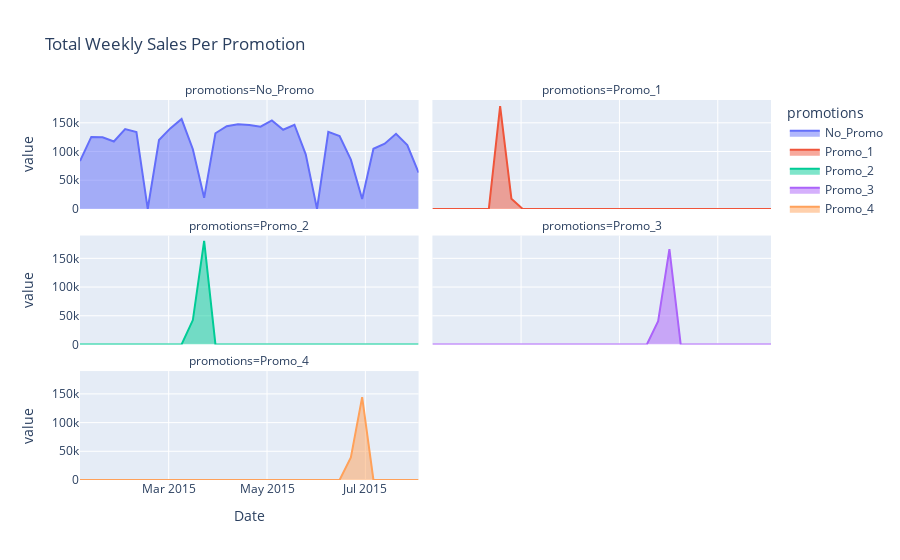

Write notebook code for a chart like this one.
### Markdown cell above
# What is the biggest effect explaining sales change during promotions?

### Code cell
z=(all_data.groupby(['promotions',pd.Grouper(key='Date', freq='W-MON')])['SalesQuantity'].sum()).reset_index()
table = pd.pivot_table(z, values='SalesQuantity', index=['Date'],
                    columns=['promotions'], fill_value=0)
fig = px.area(table, facet_col="promotions", facet_col_wrap=2,title='Total Weekly Sales Per Promotion')
fig.show()

### Figure 1 — Plotly figure (JSON) as saved in the notebook; plotly's stock layout.template omitted (floating-point values rounded to 4 significant figures)
{"data": [{"hovertemplate": "promotions=No_Promo<br>Date=%{x}<br>value=%{y}<extra></extra>", "legendgroup": "No_Promo", "line": {"color": "#636efa"}, "mode": "lines", "name": "No_Promo", "orientation": "v", "showlegend": true, "stackgroup": "1", "type": "scatter", "x": ["2015-01-05T00:00:00", "2015-01-12T00:00:00", "2015-01-19T00:00:00", "2015-01-26T00:00:00", "2015-02-02T00:00:00", "2015-02-09T00:00:00", "2015-02-16T00:00:00", "2015-02-23T00:00:00", "2015-03-02T00:00:00", "2015-03-09T00:00:00", "2015-03-16T00:00:00", "2015-03-23T00:00:00", "2015-03-30T00:00:00", "2015-04-06T00:00:00", "2015-04-13T00:00:00", "2015-04-20T00:00:00", "2015-04-27T00:00:00", "2015-05-04T00:00:00", "2015-05-11T00:00:00", "2015-05-18T00:00:00", "2015-05-25T00:00:00", "2015-06-01T00:00:00", "2015-06-08T00:00:00", "2015-06-15T00:00:00", "2015-06-22T00:00:00", "2015-06-29T00:00:00", "2015-07-06T00:00:00", "2015-07-13T00:00:00", "2015-07-20T00:00:00", "2015-07-27T00:00:00", "2015-08-03T00:00:00"], "xaxis": "x5", "y": [83470, 125432, 124822, 117526, 139084, 133898, 0, 120021, 140255, 156598, 104078, 19306, 131816, 144115, 147490, 146277, 143300, 154231, 137946, 146663, 95070, 0, 134246, 126960, 85846, 17145, 104891, 113651, 130872, 111283, 63171], "yaxis": "y5"}, {"hovertemplate": "promotions=Promo_1<br>Date=%{x}<br>value=%{y}<extra></extra>", "legendgroup": "Promo_1", "line": {"color": "#EF553B"}, "mode": "lines", "name": "Promo_1", "orientation": "v", "showlegend": true, "stackgroup": "1", "type": "scatter", "x": ["2015-01-05T00:00:00", "2015-01-12T00:00:00", "2015-01-19T00:00:00", "2015-01-26T00:00:00", "2015-02-02T00:00:00", "2015-02-09T00:00:00", "2015-02-16T00:00:00", "2015-02-23T00:00:00", "2015-03-02T00:00:00", "2015-03-09T00:00:00", "2015-03-16T00:00:00", "2015-03-23T00:00:00", "2015-03-30T00:00:00", "2015-04-06T00:00:00", "2015-04-13T00:00:00", "2015-04-20T00:00:00", "2015-04-27T00:00:00", "2015-05-04T00:00:00", "2015-05-11T00:00:00", "2015-05-18T00:00:00", "2015-05-25T00:00:00", "2015-06-01T00:00:00", "2015-06-08T00:00:00", "2015-06-15T00:00:00", "2015-06-22T00:00:00", "2015-06-29T00:00:00", "2015-07-06T00:00:00", "2015-07-13T00:00:00", "2015-07-20T00:00:00", "2015-07-27T00:00:00", "2015-08-03T00:00:00"], "xaxis": "x6", "y": [0, 0, 0, 0, 0, 0, 178952, 17900, 0, 0, 0, 0, 0, 0, 0, 0, 0, 0, 0, 0, 0, 0, 0, 0, 0, 0, 0, 0, 0, 0, 0], "yaxis": "y6"}, {"hovertemplate": "promotions=Promo_2<br>Date=%{x}<br>value=%{y}<extra></extra>", "legendgroup": "Promo_2", "line": {"color": "#00cc96"}, "mode": "lines", "name": "Promo_2", "orientation": "v", "showlegend": true, "stackgroup": "1", "type": "scatter", "x": ["2015-01-05T00:00:00", "2015-01-12T00:00:00", "2015-01-19T00:00:00", "2015-01-26T00:00:00", "2015-02-02T00:00:00", "2015-02-09T00:00:00", "2015-02-16T00:00:00", "2015-02-23T00:00:00", "2015-03-02T00:00:00", "2015-03-09T00:00:00", "2015-03-16T00:00:00", "2015-03-23T00:00:00", "2015-03-30T00:00:00", "2015-04-06T00:00:00", "2015-04-13T00:00:00", "2015-04-20T00:00:00", "2015-04-27T00:00:00", "2015-05-04T00:00:00", "2015-05-11T00:00:00", "2015-05-18T00:00:00", "2015-05-25T00:00:00", "2015-06-01T00:00:00", "2015-06-08T00:00:00", "2015-06-15T00:00:00", "2015-06-22T00:00:00", "2015-06-29T00:00:00", "2015-07-06T00:00:00", "2015-07-13T00:00:00", "2015-07-20T00:00:00", "2015-07-27T00:00:00", "2015-08-03T00:00:00"], "xaxis": "x3", "y": [0, 0, 0, 0, 0, 0, 0, 0, 0, 0, 42491, 180271, 0, 0, 0, 0, 0, 0, 0, 0, 0, 0, 0, 0, 0, 0, 0, 0, 0, 0, 0], "yaxis": "y3"}, {"hovertemplate": "promotions=Promo_3<br>Date=%{x}<br>value=%{y}<extra></extra>", "legendgroup": "Promo_3", "line": {"color": "#ab63fa"}, "mode": "lines", "name": "Promo_3", "orientation": "v", "showlegend": true, "stackgroup": "1", "type": "scatter", "x": ["2015-01-05T00:00:00", "2015-01-12T00:00:00", "2015-01-19T00:00:00", "2015-01-26T00:00:00", "2015-02-02T00:00:00", "2015-02-09T00:00:00", "2015-02-16T00:00:00", "2015-02-23T00:00:00", "2015-03-02T00:00:00", "2015-03-09T00:00:00", "2015-03-16T00:00:00", "2015-03-23T00:00:00", "2015-03-30T00:00:00", "2015-04-06T00:00:00", "2015-04-13T00:00:00", "2015-04-20T00:00:00", "2015-04-27T00:00:00", "2015-05-04T00:00:00", "2015-05-11T00:00:00", "2015-05-18T00:00:00", "2015-05-25T00:00:00", "2015-06-01T00:00:00", "2015-06-08T00:00:00", "2015-06-15T00:00:00", "2015-06-22T00:00:00", "2015-06-29T00:00:00", "2015-07-06T00:00:00", "2015-07-13T00:00:00", "2015-07-20T00:00:00", "2015-07-27T00:00:00", "2015-08-03T00:00:00"], "xaxis": "x4", "y": [0, 0, 0, 0, 0, 0, 0, 0, 0, 0, 0, 0, 0, 0, 0, 0, 0, 0, 0, 0, 40571, 165954, 0, 0, 0, 0, 0, 0, 0, 0, 0], "yaxis": "y4"}, {"hovertemplate": "promotions=Promo_4<br>Date=%{x}<br>value=%{y}<extra></extra>", "legendgroup": "Promo_4", "line": {"color": "#FFA15A"}, "mode": "lines", "name": "Promo_4", "orientation": "v", "showlegend": true, "stackgroup": "1", "type": "scatter", "x": ["2015-01-05T00:00:00", "2015-01-12T00:00:00", "2015-01-19T00:00:00", "2015-01-26T00:00:00", "2015-02-02T00:00:00", "2015-02-09T00:00:00", "2015-02-16T00:00:00", "2015-02-23T00:00:00", "2015-03-02T00:00:00", "2015-03-09T00:00:00", "2015-03-16T00:00:00", "2015-03-23T00:00:00", "2015-03-30T00:00:00", "2015-04-06T00:00:00", "2015-04-13T00:00:00", "2015-04-20T00:00:00", "2015-04-27T00:00:00", "2015-05-04T00:00:00", "2015-05-11T00:00:00", "2015-05-18T00:00:00", "2015-05-25T00:00:00", "2015-06-01T00:00:00", "2015-06-08T00:00:00", "2015-06-15T00:00:00", "2015-06-22T00:00:00", "2015-06-29T00:00:00", "2015-07-06T00:00:00", "2015-07-13T00:00:00", "2015-07-20T00:00:00", "2015-07-27T00:00:00", "2015-08-03T00:00:00"], "xaxis": "x", "y": [0, 0, 0, 0, 0, 0, 0, 0, 0, 0, 0, 0, 0, 0, 0, 0, 0, 0, 0, 0, 0, 0, 0, 0, 39432, 144296, 0, 0, 0, 0, 0], "yaxis": "y"}], "layout": {"annotations": [{"font": {}, "showarrow": false, "text": "promotions=Promo_4", "x": 0.245, "xanchor": "center", "xref": "paper", "y": 0.2867, "yanchor": "bottom", "yref": "paper"}, {"font": {}, "showarrow": false, "text": "promotions=Promo_2", "x": 0.245, "xanchor": "center", "xref": "paper", "y": 0.6433, "yanchor": "bottom", "yref": "paper"}, {"font": {}, "showarrow": false, "text": "promotions=Promo_3", "x": 0.755, "xanchor": "center", "xref": "paper", "y": 0.6433, "yanchor": "bottom", "yref": "paper"}, {"font": {}, "showarrow": false, "text": "promotions=No_Promo", "x": 0.245, "xanchor": "center", "xref": "paper", "y": 1.0, "yanchor": "bottom", "yref": "paper"}, {"font": {}, "showarrow": false, "text": "promotions=Promo_1", "x": 0.755, "xanchor": "center", "xref": "paper", "y": 1.0, "yanchor": "bottom", "yref": "paper"}], "legend": {"title": {"text": "promotions"}, "tracegroupgap": 0}, "title": {"text": "Total Weekly Sales Per Promotion"}, "xaxis": {"anchor": "y", "domain": [0, 0.49], "title": {"text": "Date"}}, "xaxis2": {"anchor": "y2", "domain": [0.51, 1], "matches": "x", "title": {"text": "Date"}}, "xaxis3": {"anchor": "y3", "domain": [0, 0.49], "matches": "x", "showticklabels": false}, "xaxis4": {"anchor": "y4", "domain": [0.51, 1], "matches": "x", "showticklabels": false}, "xaxis5": {"anchor": "y5", "domain": [0, 0.49], "matches": "x", "showticklabels": false}, "xaxis6": {"anchor": "y6", "domain": [0.51, 1], "matches": "x", "showticklabels": false}, "yaxis": {"anchor": "x", "domain": [0, 0.2867], "title": {"text": "value"}}, "yaxis2": {"anchor": "x2", "domain": [0, 0.2867], "matches": "y", "showticklabels": false}, "yaxis3": {"anchor": "x3", "domain": [0.3567, 0.6433], "matches": "y", "title": {"text": "value"}}, "yaxis4": {"anchor": "x4", "domain": [0.3567, 0.6433], "matches": "y", "showticklabels": false}, "yaxis5": {"anchor": "x5", "domain": [0.7133, 1.0], "matches": "y", "title": {"text": "value"}}, "yaxis6": {"anchor": "x6", "domain": [0.7133, 1.0], "matches": "y", "showticklabels": false}}}
